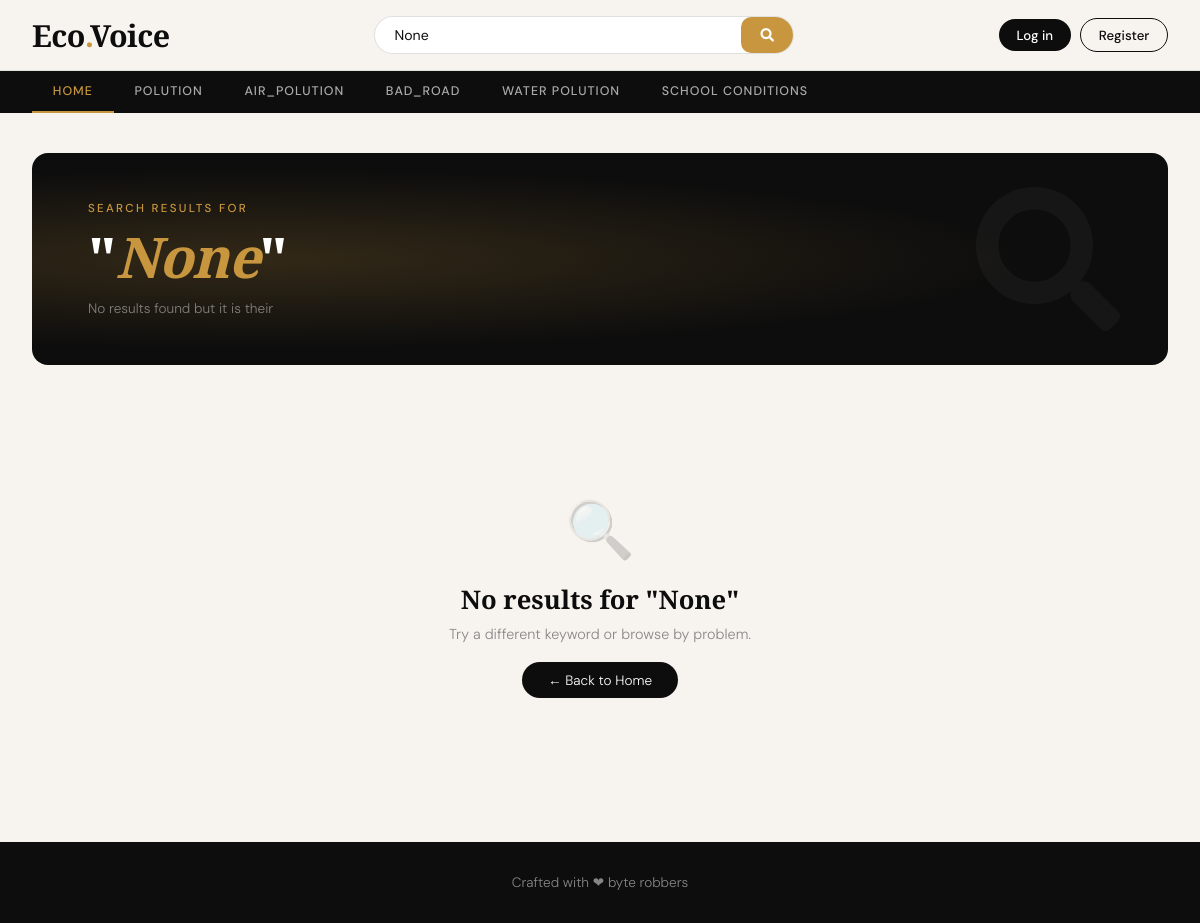
The app's page /blogs/search/ with its own data.
### complains/models.py (models this page shows, shortened)
class Category(models.Model):
    Category_name = models.CharField(max_length=50 , unique=True)
    created_at = models.DateTimeField(auto_now_add=True)
    updated_at = models.DateTimeField(auto_now=True)
    class Meta:
        verbose_name_plural = 'categories'

### complains/views.py (the view, shortened to what this page needs)
# urls.py: path('blogs/search/',compView.search ,name='search' ),
def search(request):
    keyword = request.GET.get('keyword')
    complains = None
    context = {
        'complains': complains,
        'keyword': keyword,
    }
    return render(request, "search.html", context)

### complains/context_processors.py (called while the page is built)
def get_categories(request):
    categories = Category.objects.all()
    return dict(categories=categories)

### templates/search.html (shortened to what this page needs)
{% extends 'base.html' %}
{% load static %}
{% block content %}
<div class="search-hero">
    <p class="search-hero-label">Search results for</p>
    <h1 class="search-hero-query">"<span>{{ keyword }}</span>"</h1>
    <p class="search-hero-count">
        {% if complains %}
            {{ complains|length }} result{{ complains|length|pluralize }} found
        {% else %}
            No results found but it is their
        {% endif %}
    </p>
    <i class="fas fa-search search-hero-icon"></i>
</div>
<div class="results-grid">
    {% if complains %}
        {% for post in complains %}
        <a class="post-card" href="{% url 'blogs' post.slug %}" data-index="{{ forloop.counter0 }}">
            <div class="card-bg"
                 {% if post.featured_image %}style="background-image: url('{{ post.featured_image.url }}')"{% endif %}>
            </div>
            <div class="card-overlay"></div>
            <span class="card-keyword">{{ keyword }}</span>
            <div class="card-body">
                <p class="card-meta">
                    <i class="far fa-clock"></i> {{ post.created_at|timesince }} ago &nbsp;·&nbsp; {{ post.author }}
                </p>
                <h3 class="card-title">{{ post.title }}</h3>
                <p class="card-desc">{{ post.short_description|truncatewords:18 }}</p>
                <span class="card-read">Read Problem <i class="fas fa-arrow-right" style="font-size:0.7rem"></i></span>
            </div>
        </a>
        {% endfor %}
    {% else %}
        <div class="empty-state">
            <span class="empty-icon">🔍</span>
            <h3>No results for "{{ keyword }}"</h3>
            <p>Try a different keyword or browse by problem.</p>
            <a href="{% url 'home' %}">← Back to Home</a>
        </div>
    {% endif %}
</div>
{% endblock %}

### templates/base.html (shortened to what this page needs)
{% load static %}
<!DOCTYPE html>
<html lang="en">
<head>
    <link rel="stylesheet" href="https://cdnjs.cloudflare.com/ajax/libs/font-awesome/5.15.4/css/all.min.css">
    <link href="{% static 'css/blog.css' %}" rel="stylesheet">
</head>
<body>
    <header class="site-header">
        <div class="header-inner">
            <a class="site-logo" href="/">Eco<span>.</span>Voice</a>
            <div class="search-wrap">
                <form action="{% url 'search' %}" method="GET">
                    <input name="keyword" value="{{keyword}}" type="text" placeholder="Search Complain…" />
                    <button type="submit"><i class="fas fa-search"></i></button>
                </form>
            </div>
            <div class="header-auth">
                {% if not user.is_authenticated %}
                    <a class="btn-auth login" href="{% url 'login' %}">Log in</a>
                    <a class="btn-auth register" href="{% url 'register' %}">Register</a>
                {% else %}
                    <a class="btn-auth dash" href="{% url 'dashboard' %}"><i class="fas fa-th-large"></i> complain-Dashboard</a>
                    <a class="btn-auth out" href="{% url 'logout' %}">Log out</a>
                {% endif %}
            </div>
        </div>
    </header>
    <nav class="cat-nav">
        <div class="cat-nav-inner">
            <a href="{% url 'home' %}">Home</a>
            {% for cat in categories %}
            <a href="{% url 'complains:posts_by_category' cat.id %}">{{ cat.Category_name }}</a>
            {% endfor %}
        </div>
    </nav>
    <main class="site-main">
        {% block content %}
        {% endblock %}
    </main>
    <footer class="site-footer">
        <p>Crafted with &#10084 byte robbers </p>
    </footer>
</body>
</html>

### hackathon_main/static/css/blog.css (style rules this page uses)
h1, h2, h3, h4, h5, h6 { font-family: "Playfair Display", Georgia, "Times New Roman", serif; }
button { --button_radius: 0.75em; --button_color: #e8e8e8; --button_outline_color: #000000; font-size: 17px; font-weight: bold; border: none; cursor: pointer; border-radius: var(--button_radius); background: var(--button_outline_color); }

### templates/base.html (style rules this page uses)
:root { --ink: #0d0d0d; --paper: #f7f4ef; --accent: #c8963e; --accent2: #2d5a6e; --muted: #888; --card-radius: 12px; }
* { margin: 0; padding: 0; box-sizing: border-box; }
body { background: var(--paper); color: var(--ink); font-family: 'DM Sans', sans-serif; font-weight: 300; min-height: 100vh; }
.site-header { position: sticky; top: 0; z-index: 100; background: rgba(247,244,239,0.92); backdrop-filter: blur(12px); -webkit-backdrop-filter: blur(12px); border-bottom: 1px solid rgba(0,0,0,0.08); }
.header-inner { max-width: 1280px; margin: 0 auto; padding: 0 2rem; height: 70px; display: flex; align-items: center; gap: 2rem; }
.site-logo { font-family: 'Cormorant Garamond', serif; font-size: 1.9rem; font-weight: 700; color: var(--ink); text-decoration: none; letter-spacing: -0.5px; white-space: nowrap; flex-shrink: 0; }
.site-logo span { color: var(--accent); }
.search-wrap { flex: 1; max-width: 420px; margin: 0 auto; }
.search-wrap form { display: flex; background: #fff; border: 1.5px solid rgba(0,0,0,0.12); border-radius: 50px; overflow: hidden; transition: border-color 0.2s; }
.search-wrap input { flex: 1; border: none; outline: none; padding: 0.55rem 1.2rem; background: transparent; font-family: 'DM Sans', sans-serif; font-size: 0.88rem; color: var(--ink); }
.search-wrap button { border: none; background: var(--accent); color: #fff; padding: 0 1.2rem; cursor: pointer; font-size: 0.85rem; font-family: 'DM Sans', sans-serif; transition: background 0.2s; }
.header-auth { display: flex; gap: 0.6rem; align-items: center; flex-shrink: 0; }
.btn-auth { display: inline-block; padding: 0.45rem 1.1rem; border-radius: 50px; font-family: 'DM Sans', sans-serif; font-size: 0.83rem; font-weight: 500; text-decoration: none; transition: all 0.2s; }
.btn-auth.login { background: var(--ink); color: #fff; }
.btn-auth.register { border: 1.5px solid var(--ink); color: var(--ink); }
.cat-nav { background: var(--ink); overflow-x: auto; scrollbar-width: none; }
.cat-nav-inner { max-width: 1280px; margin: 0 auto; padding: 0 2rem; display: flex; gap: 0; }
.cat-nav a { display: inline-block; padding: 0.75rem 1.3rem; color: rgba(255,255,255,0.65); text-decoration: none; font-size: 0.78rem; font-weight: 500; letter-spacing: 0.08em; text-transform: uppercase; white-space: nowrap; transition: all 0.2s; border-bottom: 2px solid transparent; }
.cat-nav a:first-child { color: var(--accent); border-bottom-color: var(--accent); }
.site-main { max-width: 1280px; margin: 0 auto; padding: 2.5rem 2rem 4rem; }
.site-footer { background: var(--ink); color: rgba(255,255,255,0.5); text-align: center; padding: 2rem; font-size: 0.85rem; }

### records on screen
Category: Category_name "POLUTION"
Category: Category_name "AIR_POLUTION"
Category: Category_name "BAD_ROAD"
Category: Category_name "WATER POLUTION"
Category: Category_name "SCHOOL CONDITIONS"

### other values on screen
{{ keyword }} "None"
